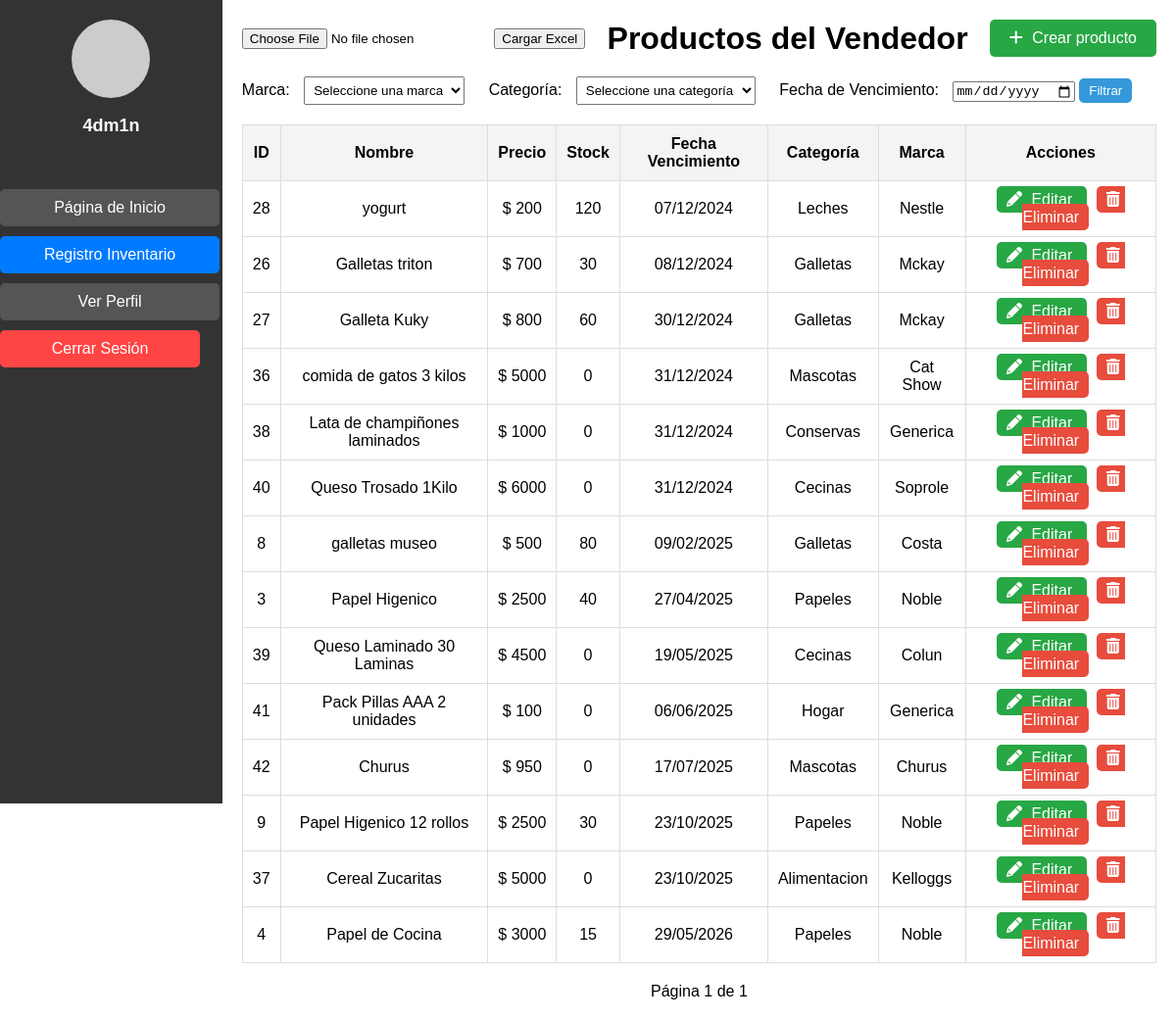
The page /vendedor/ (signed in) on the database as committed earlier.
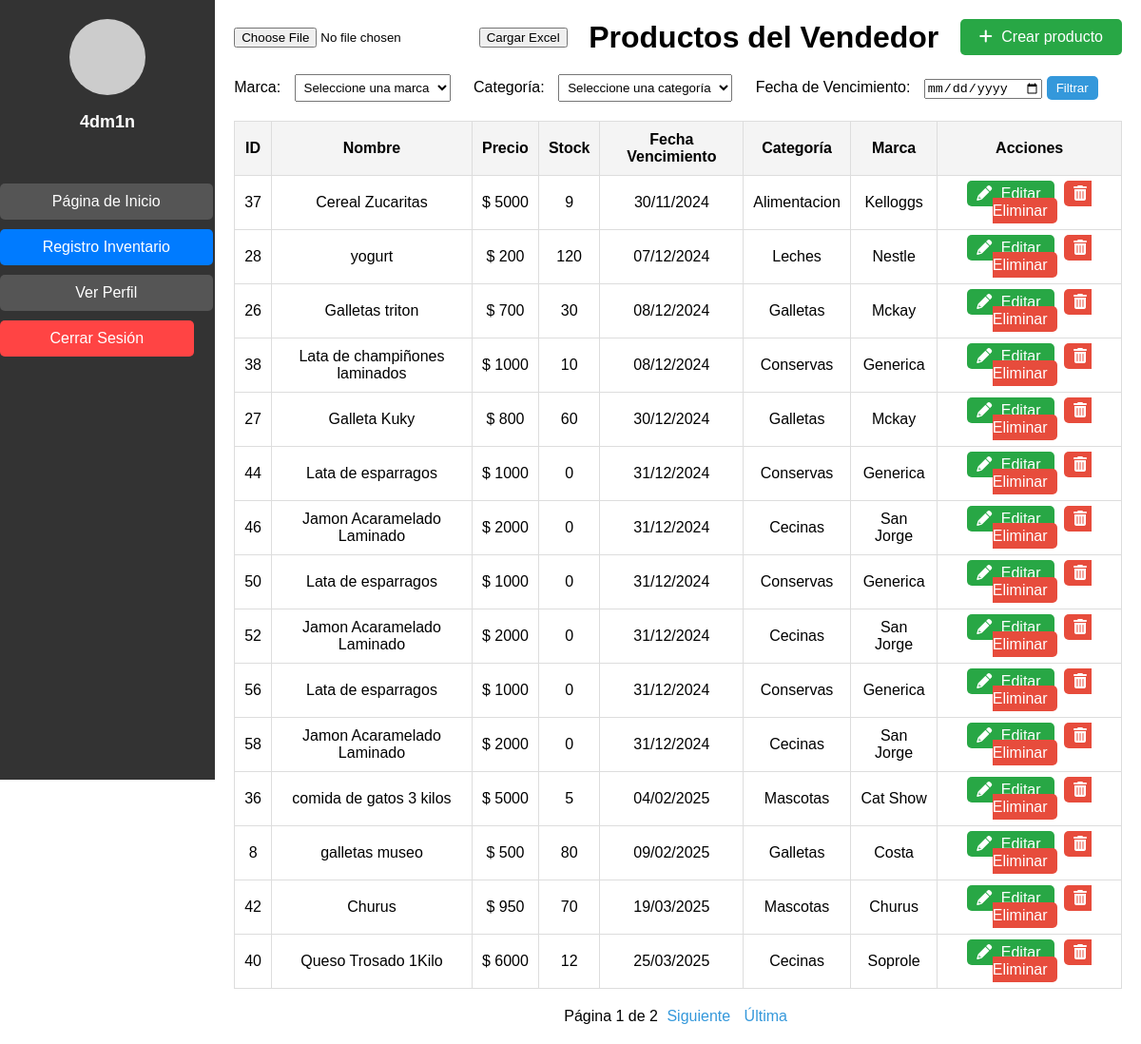
The same page on the database as committed later.
### pagina/models.py (models this page shows, shortened)
class Producto(models.Model):
    nombre = models.CharField(max_length=100)
    precio = models.DecimalField(max_digits=10, decimal_places=4)
    stock = models.IntegerField()
    descripcion = models.TextField()
    marca = models.ForeignKey(Marca, on_delete=models.CASCADE)
    categoria = models.ForeignKey(Categoria, null=True, blank=True, on_delete=models.SET_NULL)
    fecha_vencimiento = models.DateField(default=timezone.now)

class Categoria(models.Model):
    nombre = models.CharField(max_length=100)

class Marca(models.Model):
    nombre = models.CharField(max_length=100)

### pagina/views.py (the view)
# urls.py: path('vendedor/', vendedor, name='vendedor'),
@login_required
def vendedor(request):
    productos = Producto.objects.all()
    marca_id = request.GET.get('marca')
    if marca_id:
        productos = productos.filter(marca_id=marca_id)
    categoria_id = request.GET.get('categoria')
    if categoria_id:
        productos = productos.filter(categoria_id=categoria_id)
    productos = productos.order_by('fecha_vencimiento')
    paginator = Paginator(productos, 15)  # 15 productos por página
    page_number = request.GET.get('page')
    page_obj = paginator.get_page(page_number)
    marcas = Marca.objects.all()
    categorias = Categoria.objects.all()
    return render(request, 'vendedor.html', {
        'page_obj': page_obj,
        'marcas': marcas,
        'categorias': categorias
    })

### pagina/templates/vendedor.html (shortened to what the changed rows need)
<!DOCTYPE html>
<html lang="es">
<head>
    {% load static %}
    <link rel="stylesheet" href="{% static 'css/vendedor.css' %}">
    <link rel="stylesheet" href="https://cdnjs.cloudflare.com/ajax/libs/font-awesome/6.0.0-beta3/css/all.min.css">
    <link rel="stylesheet" href="{% static 'css/lateral.css' %}">
</head>
<body>
    <div class="main-content">
        <div class="header">
            <h1>Productos del Vendedor</h1>
        </div>
        <table class="product-table">
            <thead>
                <tr>
                    <th>ID</th>
                    <th>Nombre</th>
                    <th>Precio</th>
                    <th>Stock</th>
                    <th>Fecha Vencimiento</th>
                    <th>Categoría</th>
                    <th>Marca</th>
                    <th>Acciones</th>
                </tr>
            </thead>
            <tbody id="product-table-body">
                {% for producto in page_obj %}
                    <tr>
                        <td>{{ producto.id }}</td>
                        <td>{{ producto.nombre }}</td>
                        <td> $ {{ producto.precio|floatformat:0 }}</td>
                        <td>{{ producto.stock }}</td>
                        <td> {{ producto.fecha_vencimiento|date:"d/m/Y" }}</td>
                        <td>{{ producto.categoria.nombre }}</td>
                        <td>{{ producto.marca.nombre }}</td>
                        <td>
                            <a href="{% url 'editar_producto' producto.id %}" class="btn-edit">
                                <i class="fas fa-pencil-alt"></i> Editar
                            </a>
                            <a href="#" class="btn-edit btn-delete" data-id="{{ producto.id }}">
                                <i class="fas fa-trash-alt"></i> Eliminar
                            </a>
                        </td>
                    </tr>
                {% empty %}
                    <tr>
                        <td colspan="8">No hay productos disponibles.</td>
                    </tr>
                {% endfor %}
            </tbody>
        </table>
        <div class="pagination">
            <span class="page-link">
                Página {{ page_obj.number }} de {{ page_obj.paginator.num_pages }}
                {% if page_obj.has_next %}
                    <a href="?page={{ page_obj.next_page_number }}">Siguiente</a>
                    <a href="?page={{ page_obj.paginator.num_pages }}">Última</a>
                {% endif %}
            </span>
        </div>
    </div>
</body>
</html>

Rows that differ between the two databases and show on the page:
no longer on this page (row unchanged): Producto: id "3", nombre "Papel Higenico", precio "2500", stock "40", fecha_vencimiento "27/04/2025", categoria.nombre "Papeles", marca.nombre "Noble"
no longer on this page (row unchanged): Producto: id "39", nombre "Queso Laminado 30 Laminas", precio "4500", stock "0", fecha_vencimiento "19/05/2025", categoria.nombre "Cecinas", marca.nombre "Colun"
no longer on this page (row edited): Producto: id "41", nombre "Pack Pillas AAA 2 unidades", precio "100", stock "0", fecha_vencimiento "06/06/2025", categoria.nombre "Hogar", marca.nombre "Generica"
no longer on this page (row unchanged): Producto: id "9", nombre "Papel Higenico 12 rollos", precio "2500", stock "30", fecha_vencimiento "23/10/2025", categoria.nombre "Papeles", marca.nombre "Noble"
no longer on this page (row unchanged): Producto: id "4", nombre "Papel de Cocina", precio "3000", stock "15", fecha_vencimiento "29/05/2026", categoria.nombre "Papeles", marca.nombre "Noble"
changed Producto "Cereal Zucaritas": stock "0" → "9"; fecha_vencimiento "23/10/2025" → "30/11/2024"; moves up the list
changed Producto "Lata de champiñones laminados": stock "0" → "10"; fecha_vencimiento "31/12/2024" → "08/12/2024"; moves up the list
added Producto: id "44", nombre "Lata de esparragos", precio "1000", stock "0", fecha_vencimiento "31/12/2024", categoria.nombre "Conservas", marca.nombre "Generica"
added Producto: id "46", nombre "Jamon Acaramelado Laminado", precio "2000", stock "0", fecha_vencimiento "31/12/2024", categoria.nombre "Cecinas", marca.nombre "San Jorge"
added Producto: id "50", nombre "Lata de esparragos", precio "1000", stock "0", fecha_vencimiento "31/12/2024", categoria.nombre "Conservas", marca.nombre "Generica"
added Producto: id "52", nombre "Jamon Acaramelado Laminado", precio "2000", stock "0", fecha_vencimiento "31/12/2024", categoria.nombre "Cecinas", marca.nombre "San Jorge"
added Producto: id "56", nombre "Lata de esparragos", precio "1000", stock "0", fecha_vencimiento "31/12/2024", categoria.nombre "Conservas", marca.nombre "Generica"
added Producto: id "58", nombre "Jamon Acaramelado Laminado", precio "2000", stock "0", fecha_vencimiento "31/12/2024", categoria.nombre "Cecinas", marca.nombre "San Jorge"
changed Producto "comida de gatos 3 kilos": stock "0" → "5"; fecha_vencimiento "31/12/2024" → "04/02/2025"
changed Producto "Churus": stock "0" → "70"; fecha_vencimiento "17/07/2025" → "19/03/2025"
changed Producto "Queso Trosado 1Kilo": stock "0" → "12"; fecha_vencimiento "31/12/2024" → "25/03/2025"; moves down the list
Other text that changed with them:
{{ page_obj.paginator.num_pages }}: "1" → "2"
text now shown: "Siguiente Última"
